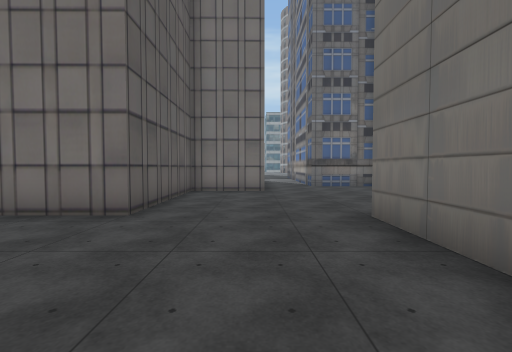
[1] (above)

16 first-person views from a walk through a Unity game level. The camera is 1.5 m above the floor, tilts 2° down and sees 90° across. The floor is counted in squares, 2 m on a side. Each view is taken from the middle of a square. On the plan, view 1 faces up. The plan holds only what a view shows up to about 9 squares ahead; the rest is blank. The place goes on beyond the plan. Some surface patterns are stand-ins.

[2]
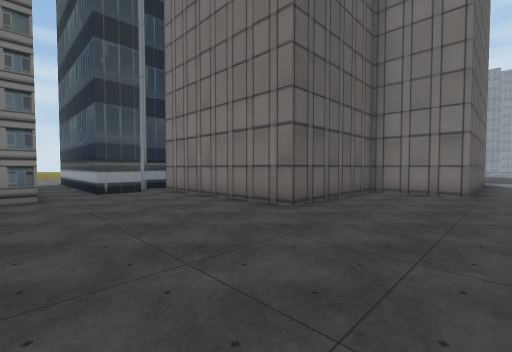

[3]
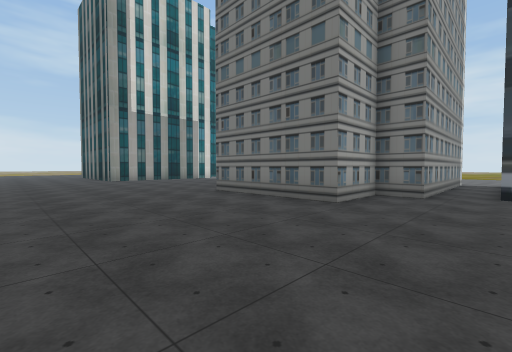

[4]
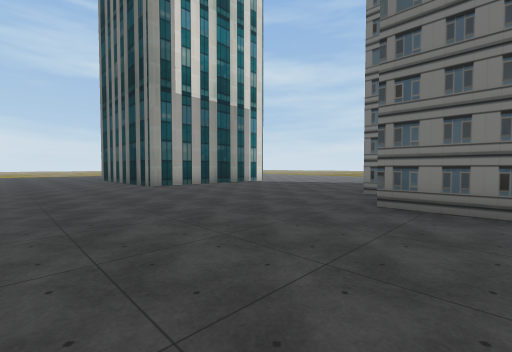

[5]
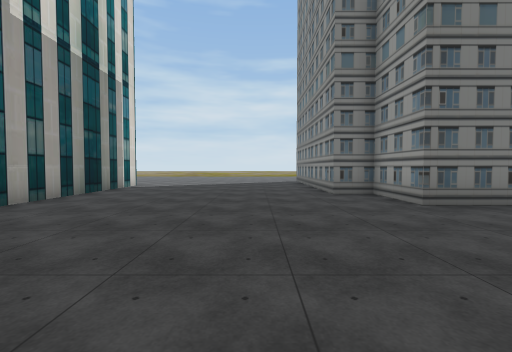

[6]
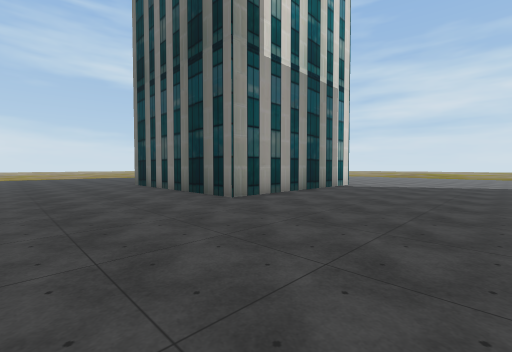

[7]
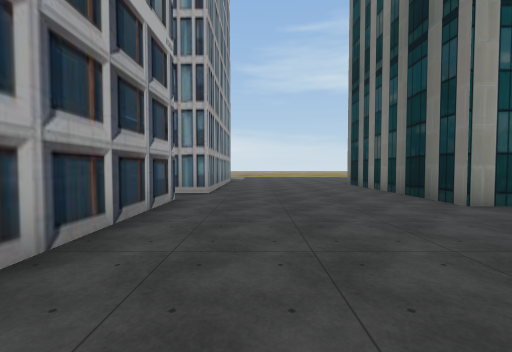

[8]
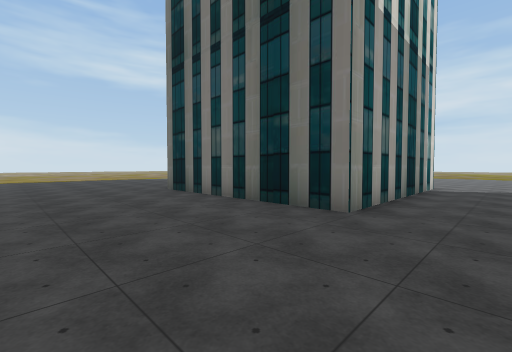

[9]
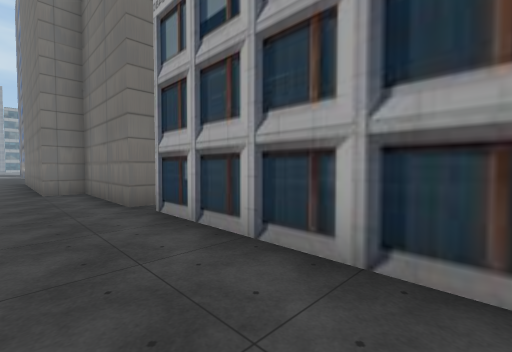

[10]
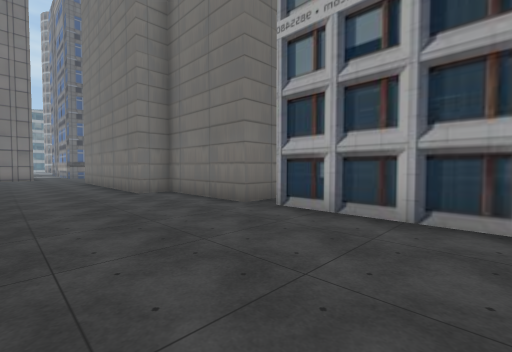

[11]
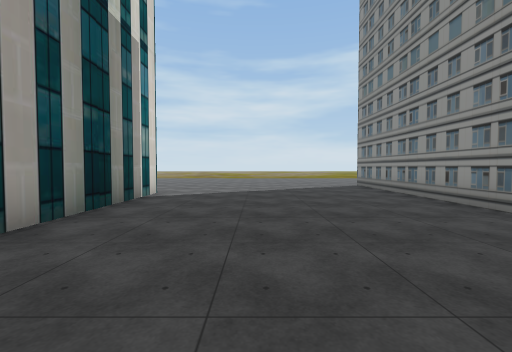

[12]
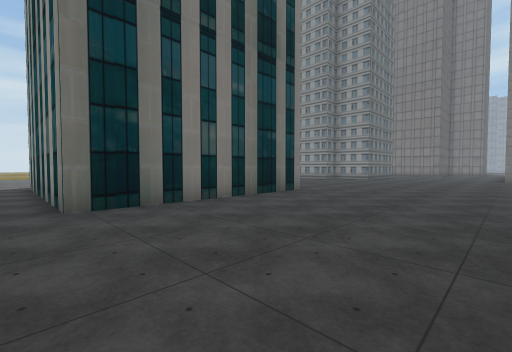

[13]
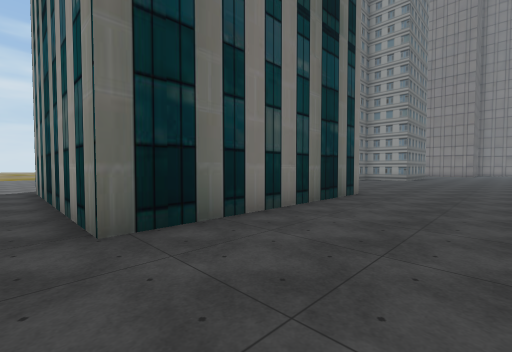

[14]
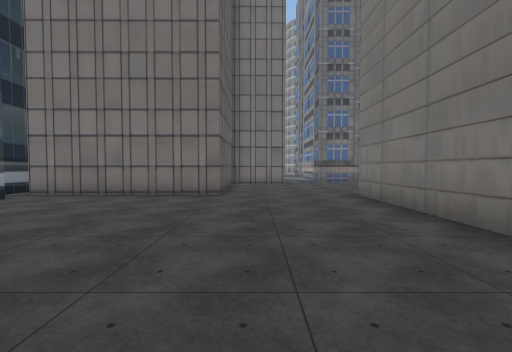

[15]
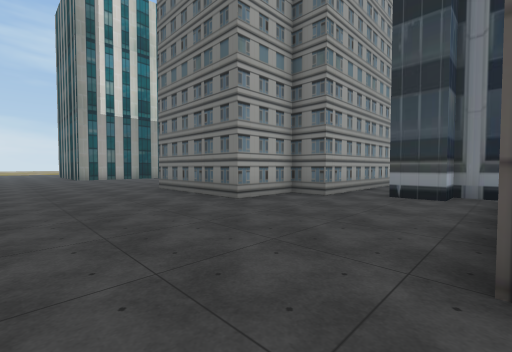

[16]
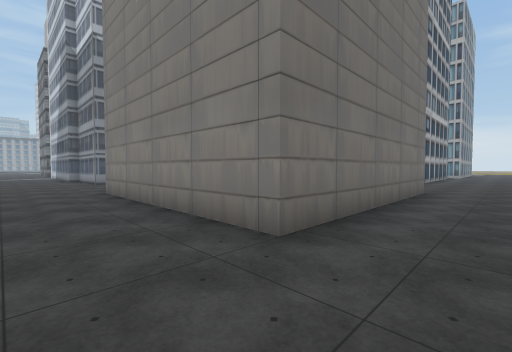

### Floor plan
Key: @ floor where view 1 was taken; # wall or solid block; . floor; B building.
Columns run from 8 left of view 1 to 11 right of it. Each row starts with its distance up from view 1.
 12         #.
 11         #.
 10         #.
  9         #...
  8       ###...
  7       #.....
  6       #.............
  5       #.............
  4  ######...#######..
  3 ##........#
  2 ##........#
  1 ..........#
  0  ##.....@.#
 -1   ##B.....#
 -2    ##.....##
 -3     #......#
 -4     #......#
 -5   #........##
 -6 ...........B#
 -7 ...........B
 -8 ...........#
 -9 ...........#
-10 ...........#
-11 ...........#
-12 ...........#
-13 ######.....#
-14      #.....#
-15      #......
-16      #.....
-17      #.....
-18     ##.....
-19 #####B.....
-20 ...........

Where each view was taken, in squares from view 1:
view 1: 0 up, 0 right, facing up
view 2: 0 up, 1 right, facing up-left
view 3: 2 up, 1 right, facing down-left
view 4: 3 down, 1 right, facing down-left
view 5: 8 down, 1 right, facing left
view 6: 8 down, 1 right, facing down-left
view 7: 8 down, 1 right, facing down
view 8: 11 down, 1 right, facing down-left
view 9: 11 down, 1 right, facing up-right
view 10: 10 down, 1 left, facing up-right
view 11: 10 down, 2 left, facing left
view 12: 20 down, 2 right, facing up-left
view 13: 20 down, 0 right, facing up-left
view 14: 3 down, 1 left, facing up
view 15: 4 up, 0 right, facing down-left
view 16: 6 up, 0 right, facing down-right
